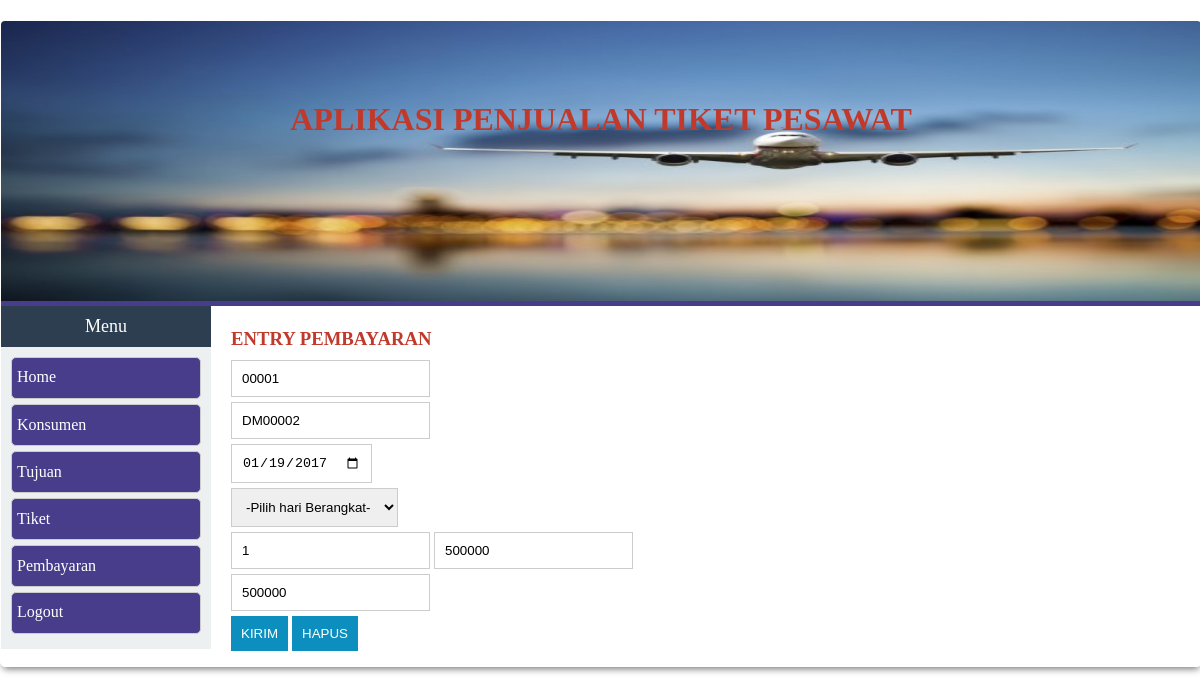
The page /editpembayaran.php?id_pembayaran=00001 (signed in) on the database its author committed.
### tables this page shows
CREATE TABLE IF NOT EXISTS `tbl_pembayaran` (
  `no_pembayaran` varchar(11) NOT NULL,
  `no_tiket` varchar(18) NOT NULL,
  `tgl_pembayaran` date NOT NULL,
  `hari_pembayaran` varchar(6) NOT NULL,
  `jumlah_tiket` int(3) NOT NULL,
  `harga_tiket` int(10) NOT NULL,
  `total_pembayaran` varchar(100) NOT NULL,
  PRIMARY KEY  (`no_pembayaran`)
);

### editpembayaran.php (the view, shortened to what this page needs)
<?php
include('koneksi/conn.php');
include('template/top.php');
include('template/navigasi.php');
$id=$_GET['id_pembayaran'];
$sql = "SELECT * FROM tbl_pembayaran WHERE no_pembayaran='$id' ";
$hasil=mysqli_query($conn,$sql) or die(mysqli_error());
while ($tampil=mysqli_fetch_array($hasil))
{
?>
<div id="main">
	<div class="content">
		<h3>Entry Pembayaran</h3>
		<form action="updatepembayaran.php" method="POST">
			<div class="input-group">
				<input type="text" placeholder="Nomor Indentitas Pembayaran" value="<?php echo $tampil['no_pembayaran']; ?>" name="no_pembayaran">
			</div>
			<div class="input-group">
				<input type="text" placeholder="Nomor Tiket" name="no_tiket" value="<?php echo $tampil['no_tiket']; ?>" >
			</div>
			<div class="input-group">
				<input type="date" placeholder="Tanggal Pembayaran" name="tgl_pembayaran" value="<?php echo $tampil['tgl_pembayaran']; ?>">
			</div>
			<div class="input-group">
				<select name="hari_pembayaran" id="">
					<option value="0">-Pilih hari Berangkat-</option>
				</select>
			</div>
			<div class="input-group">
				<input type="text" placeholder="Jumlah Tiket" id="jumlah" oninput="calculate()" name="jumlah_tiket" value="<?php echo $tampil['jumlah_tiket']; ?>">
				<input type="text" placeholder="Harga Tiket" id="harga" oninput="calculate()" name="harga_tiket" value="<?php echo $tampil['harga_tiket']; ?>">
			</div>
			<div class="input-group">
				<input type="text" placeholder="Total Harga" name="total_pembayaran" id="total" value="<?php echo $tampil['total_pembayaran']; ?>">
			</div>
			<div class="input-group">
				<button type="submit" class="btn">Kirim</button>
				<button type="reset" class="btn">Hapus</button>
			</div>
		</form>
	</div>
</div>
<?php include('template/footer.php'); }?>

### style.css (style rules this page uses)
* { padding: 0; margin: 0; }
#main { background-color: #000; }
.content { width: 960px; padding: 10px 0; float: left; margin-left: 20px; color: #403F3F; }
.content h3 { text-transform: uppercase; color: #c0392b; height: 20px; margin: 12px 0; }
.input-group { margin-bottom: 5px; }
.input-group input { padding:10px; border:1px solid #ccc; }
.input-group select { padding: 10px; border: 1px solid #ccc; }
.btn { border: none; padding: 10px; background: #0C8FBF; color: #fff; text-transform: uppercase; text-align: center; cursor: pointer; }

### rows shown on the page
tbl_pembayaran: no_pembayaran "00001", no_tiket "DM00002", tgl_pembayaran "01/19/2017", jumlah_tiket "1", harga_tiket "500000", total_pembayaran "500000"
